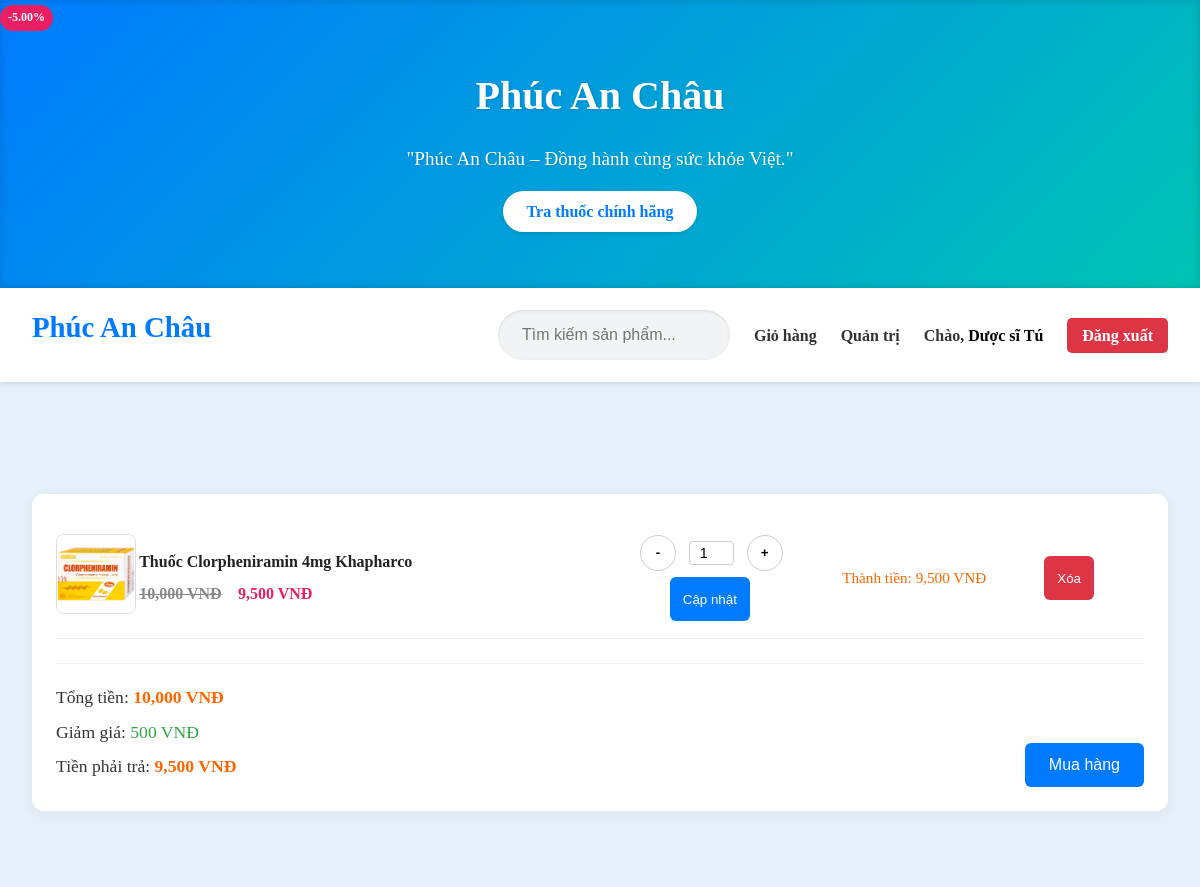
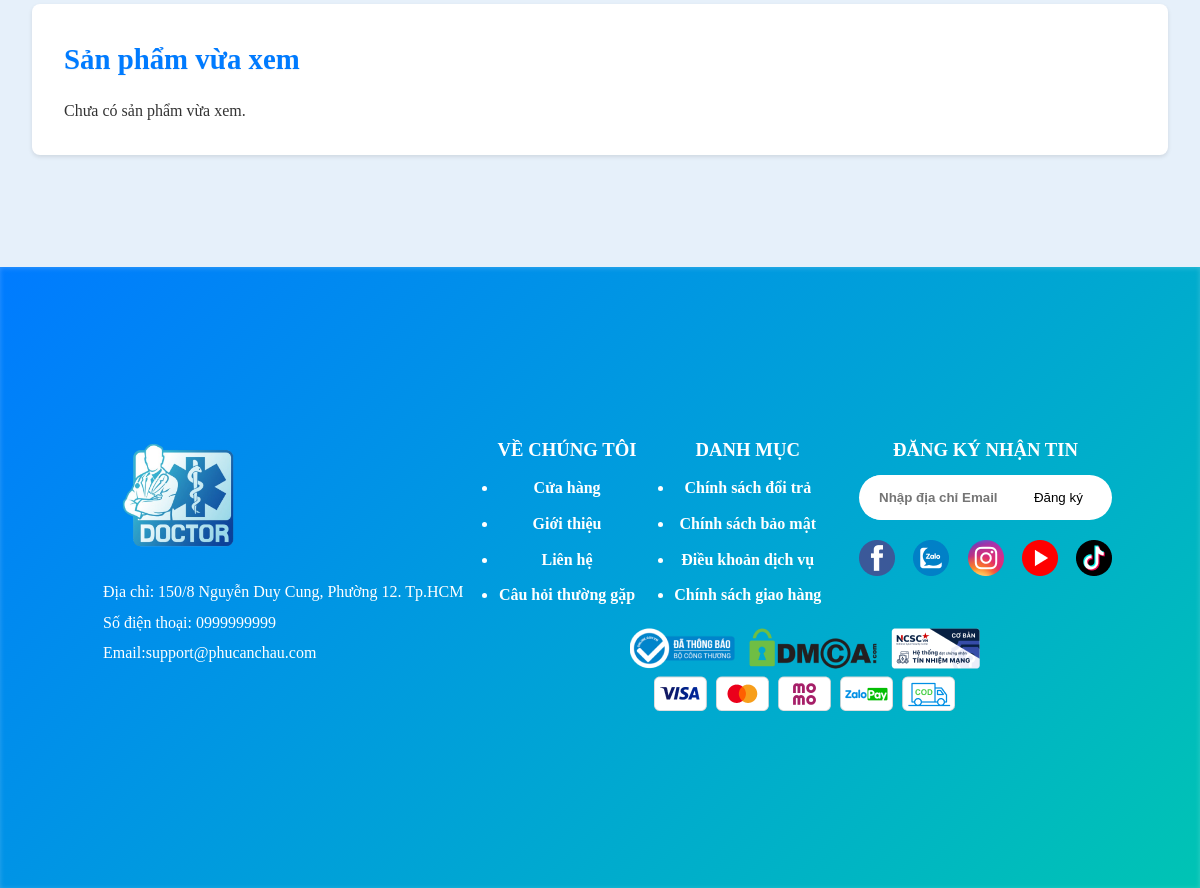
/cart.php (signed in), run on the app's committed database (2 pictures, top to bottom).
### tables this page shows
CREATE TABLE `cart` (
  `id` int(11) NOT NULL,
  `user_id` int(11) DEFAULT NULL,
  `product_id` int(11) DEFAULT NULL,
  `quantity` int(11) DEFAULT 1,
  `added_at` timestamp NOT NULL DEFAULT current_timestamp()
);

CREATE TABLE `products` (
  `id` int(11) NOT NULL,
  `name` varchar(100) NOT NULL,
  `category_id` int(11) DEFAULT NULL,
  `description` text DEFAULT NULL,
  `price` decimal(10,2) NOT NULL,
  `image` varchar(255) DEFAULT NULL,
  `quantity` int(11) DEFAULT 0,
  `created_at` timestamp NOT NULL DEFAULT current_timestamp(),
  `sold` int(11) DEFAULT 0,
  `views` int(11) DEFAULT 0,
  `brand` varchar(100) DEFAULT NULL,
  `ingredient` text DEFAULT NULL,
  `uses` text DEFAULT NULL,
  `usage` text DEFAULT NULL,
  `side_effects` text DEFAULT NULL,
  `warning` text DEFAULT NULL,
  `storage` text DEFAULT NULL,
  `discount` decimal(5,2) DEFAULT 0.00,
  `final_price` decimal(10,2) DEFAULT 0.00
);

### cart.php (the view, shortened to what this page needs)
<?php
include 'includes/db.php';
$user_id = $_SESSION['user_id'];
$sql = "
    SELECT c.id as cart_id, p.id as product_id, p.name, p.price, p.image, c.quantity, p.discount, p.final_price
    FROM cart c
    JOIN products p ON c.product_id = p.id
    WHERE c.user_id = ?
";
$stmt = $conn->prepare($sql);
$stmt->bind_param("i", $user_id);
$stmt->execute();
$result = $stmt->get_result();
?>
<!DOCTYPE html>
<html lang="vi">
<head>
    <link rel="stylesheet" href="assets/css/Trang_chu.css">
    <link rel="stylesheet" href="assets/css/cart.css">
</head>
<body>
    <?php
    include 'includes/header.php';
    include 'includes/nav.php';
    ?>
    <main class="container">
    <div class="cart-container">
        <?php
        $originalTotal = 0;
        $totalDiscount = 0;
        $total = 0;
        if ($result->num_rows > 0):
            while ($item = $result->fetch_assoc()):
                $originalPrice = $item['price'];
                $discount = $item['discount'] ?? 0;
                $finalPrice = $item['final_price'] ?? $originalPrice;
                $quantity = $item['quantity'];
                $originalSubtotal = $originalPrice * $quantity;
                $finalSubtotal = $finalPrice * $quantity;
                $originalTotal += $originalSubtotal;
                $total += $finalSubtotal;
                $totalDiscount += $originalSubtotal - $finalSubtotal;
        ?>
                <div class="cart-item">
                    <div class="cart-item-image">
                        <img src="assets/img/<?php echo htmlspecialchars($item['image']); ?>" alt="<?php echo htmlspecialchars($item['name']); ?>" onerror="this.src='assets/img/placeholder.jpg'">
                        <?php if ($discount > 0): ?>
                            <span class="discount-tag">-<?php echo $discount; ?>%</span>
                        <?php endif; ?>
                    </div>
                    <div class="cart-item-details">
                        <h3><?php echo htmlspecialchars($item['name']); ?></h3>
                        <p>
                            <?php if ($discount > 0): ?>
                                <span class="original-price"><s><?php echo number_format($originalPrice); ?> VNĐ</s></span>
                                <span class="discounted-price"><?php echo number_format($finalPrice); ?> VNĐ</span>
                            <?php else: ?>
                                Giá: <?php echo number_format($originalPrice); ?> VNĐ
                            <?php endif; ?>
                        </p>
                    </div>
                    <div class="cart-item-quantity">
                        <form method="POST" action="update_quantity.php">
                            <div class="quantity-controls">
                                <button type="button" class="quantity-btn" onclick="updateQuantity(this, -1)">-</button>
                                <input type="number" name="quantity" value="<?php echo $item['quantity']; ?>" min="1" max="99" class="quantity-input">
                                <button type="button" class="quantity-btn" onclick="updateQuantity(this, 1)">+</button>
                            </div>
                            <button type="submit" class="update-btn">Cập nhật</button>
                        </form>
                    </div>
                    <div class="cart-item-subtotal">
                        <p>Thành tiền: <?php echo number_format($finalSubtotal); ?> VNĐ</p>
                    </div>
                    <div class="cart-item-actions">
                        <form method="POST" action="remove_from_cart.php">
                            <button type="submit" class="remove-btn">Xóa</button>
                        </form>
                    </div>
                </div>
            <?php endwhile; ?>
            <div class="cart-summary">
                <div class="cart-summary-details">
                    <p>Tổng tiền: <span class="total-amount"><?php echo number_format($originalTotal); ?> VNĐ</span></p>
                    <p>Giảm giá: <span class="discount-amount"><?php echo number_format($totalDiscount); ?> VNĐ</span></p>
                    <p>Tiền phải trả: <span class="final-amount"><?php echo number_format($total); ?> VNĐ</span></p>
                </div>
                <form method="POST" action="cheackout.php">
                    <button type="submit" class="place-order-btn">Mua hàng</button>
                </form>
            </div>
        <?php endif; ?>
    </div>
    <?php include 'includes/recently.php' ?>
    </main>
    <?php include 'includes/footer.php' ?>
</body>
</html>

### assets/css/Trang_chu.css (style rules this page uses)
* { margin: 0; padding: 0; box-sizing: border-box; }
body { font-family: 'Times New Roman', Times, serif, sans-serif; line-height: 1.6; color: #333; background-color: #e6f0fa; }
.container { max-width: 1280px; margin: 0 auto; padding: 2rem; }
.original-price { text-decoration: line-through; color: #888; margin-right: 6px; }
.discounted-price { color: #e53935; font-weight: bold; }

### assets/css/cart.css (style rules this page uses)
* { box-sizing: border-box; margin: 0; padding: 0; }
.cart-container { max-width: 1200px; margin: 1.5rem auto; padding: 1.5rem; background: #fff; border-radius: 12px; box-shadow: 0 4px 15px rgba(0, 0, 0, 0.05); margin-top: 10vh; margin-bottom: 10vh; }
.cart-item { display: grid; grid-template-columns: 0.5fr 5fr 2fr 2fr 1fr; align-items: center; gap: 0.2rem; padding: 1rem 0; border-bottom: 1px solid #eee; }
.cart-item-image img { width: 80px; height: 80px; object-fit: cover; border-radius: 8px; border: 1px solid #ddd; position: relative; }
.discount-tag { position: absolute; top: 5px; left: 0; background: #e91e63; color: #fff; padding: 0.2rem 0.5rem; border-radius: 50px; font-size: 0.75rem; font-weight: bold; }
.cart-item-details h3 { margin: 0 0 0.4rem; font-size: 1rem; color: #222; }
.cart-item-details p { margin: 0; color: #e91e63; font-weight: 600; }
.cart-item-details s { color: #888; margin-right: 0.4rem; }
.discounted-price { color: #e91e63; font-weight: bold; }
.cart-item-quantity .quantity-controls { display: flex; align-items: center; gap: 0.8rem; margin-bottom: 0.4rem; }
.quantity-btn { width: 36px; height: 36px; border: 1px solid #ccc; background: #fff; border-radius: 50%; cursor: pointer; font-weight: bold; transition: background 0.3s; }
.quantity-input { width: 45px; text-align: center; border: 1px solid #ccc; border-radius: 4px; padding: 0.2rem; font-size: 0.9rem; }
.update-btn { padding: 0.5rem 0.8rem; background:#007bff; color: #fff; border: none; border-radius: 6px; cursor: pointer; transition: background 0.3s; min-height: 44px; margin-left: 30px; }
.cart-item-subtotal p { margin: 0; font-size: 0.95rem; color: #ff6600; font-weight: 500; }
.cart-item-actions .remove-btn { padding: 0.5rem 0.8rem; background: #dc3545; color: #fff; border: none; border-radius: 6px; cursor: pointer; transition: background 0.3s; min-height: 44px; }
.cart-summary { display: flex; justify-content: space-between; align-items: flex-end; margin-top: 1.5rem; padding-top: 0.8rem; border-top: 1px solid #eee; }
.cart-summary-details p { margin: 0.4rem 0; font-size: 1.1rem; }
.cart-summary-details .total-amount, .cart-summary-details .final-amount { color: #ff6600; font-weight: bold; }
.cart-summary-details .discount-amount { color: #28a745; }
.place-order-btn { padding: 0.7rem 1.5rem; background: #007bff; color: #fff; border: none; border-radius: 6px; cursor: pointer; font-size: 1rem; transition: background 0.3s; min-height: 44px; }

### data on the page
cart: product.image (picture), product.discount "5.00", product.name "Thuốc Clorpheniramin 4mg Khapharco", product.price "10,000", product.final_price "9,500", quantity "1", finalSubtotal "9,500"

### other printed values
$username "Dược sĩ Tú"
$originalTotal "10,000"
$totalDiscount "500"
$total "9,500"
